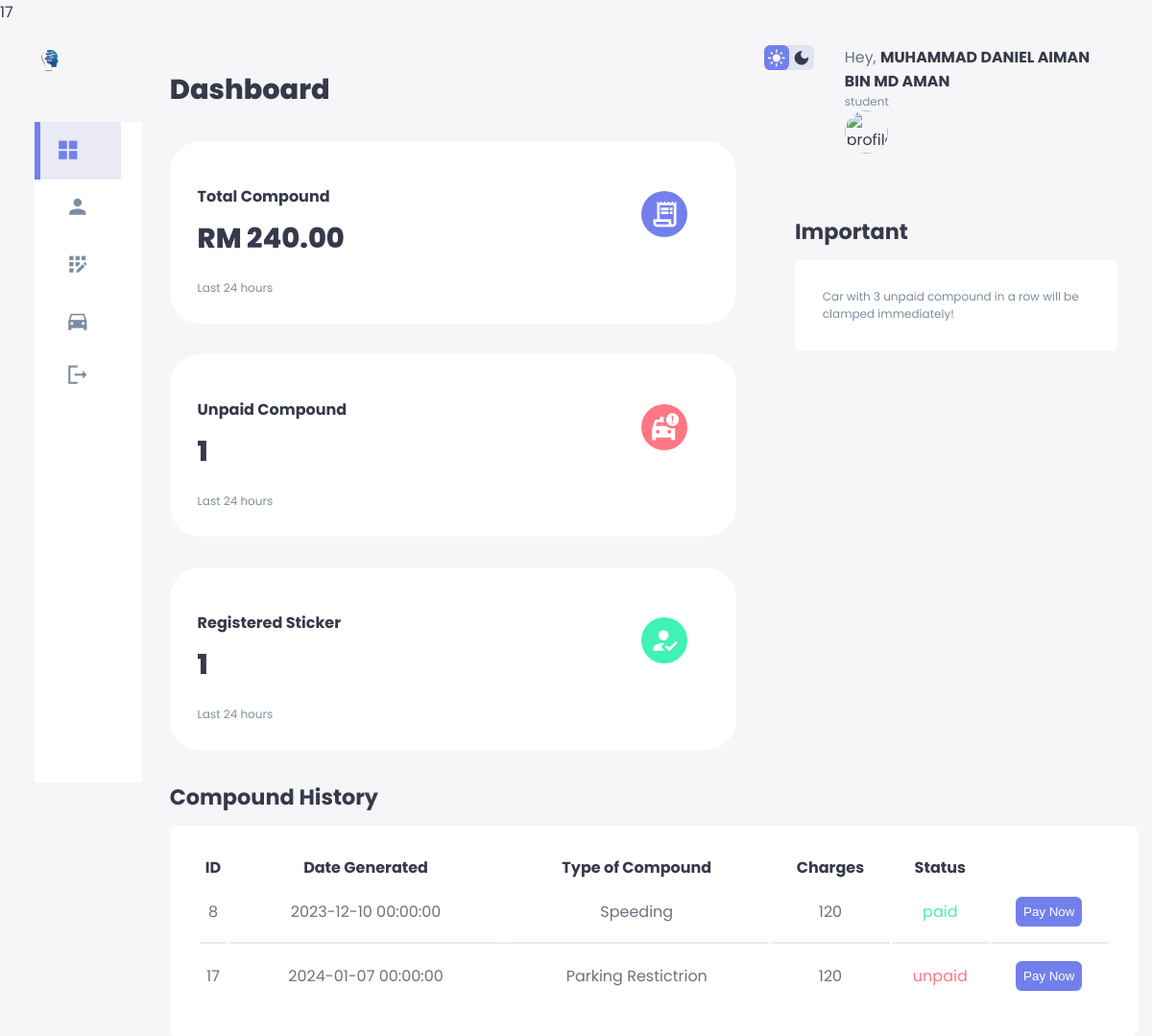
The app's page /student.php (signed in) with its own data.
### tables this page shows
CREATE TABLE IF NOT EXISTS `compound` (
  `compoundID` int(11) NOT NULL,
  `dateGenerated` timestamp NOT NULL DEFAULT CURRENT_TIMESTAMP,
  `compoundType` varchar(20) DEFAULT NULL,
  `compoundAmount` double DEFAULT NULL,
  `paymentStatus` varchar(10) DEFAULT NULL,
  `studentID` varchar(15) DEFAULT NULL,
  `policeID` varchar(15) DEFAULT NULL
);

CREATE TABLE IF NOT EXISTS `student` (
  `studentID` varchar(15) NOT NULL,
  `studentName` varchar(50) NOT NULL,
  `icNumber` varchar(15) NOT NULL,
  `phoneNumber` varchar(15) NOT NULL,
  `email` varchar(30) NOT NULL,
  `faculty` varchar(30) NOT NULL,
  `programme` varchar(30) NOT NULL,
  `semester` varchar(3) NOT NULL,
  `role` varchar(10) NOT NULL,
  `password` varchar(40) NOT NULL,
  `image` blob NOT NULL
);

### student.php (the view, shortened to what this page needs)
<?php
    include('connection.php');
?>
<?php
    $studID = $_SESSION['studID'];
    $sql = "SELECT * FROM student WHERE studentID = '$studID'";
    $result = mysqli_query($conn, $sql);
    $row = mysqli_fetch_array($result, MYSQLI_ASSOC);
?>
<?php
    $studID = $_SESSION['studID'];
    $sqlC = "SELECT SUM(compoundAmount) as sum FROM compound WHERE studentID = '$studID'";
    $resultC = mysqli_query($conn, $sqlC);
    $rowC = mysqli_fetch_array($resultC, MYSQLI_ASSOC);
?>
<?php
    $studID = $_SESSION['studID'];
    $sqlT = "SELECT COUNT(stickerID) as count FROM sticker WHERE studentID = '$studID'";
    $resultT = mysqli_query($conn, $sqlT);
    $rowT = mysqli_fetch_array($resultT, MYSQLI_ASSOC);
?>
<?php
    $studID = $_SESSION['studID'];
    $unpaid = "unpaid";
    $sqlU = "SELECT COUNT(compoundID) as unpaidComp FROM compound WHERE studentID = '$studID' AND paymentStatus = '$unpaid'";
    $resultU = mysqli_query($conn, $sqlU);
    $rowU = mysqli_fetch_array($resultU, MYSQLI_ASSOC);
?>
<?php
    $sql = "SELECT * FROM compound WHERE studentID = '$studID'";
    $resultCompound = mysqli_query($conn, $sql);
?>
<!DOCTYPE html>
<html lang="en">
<head>
    <link rel="stylesheet" href="./style.css">
</head>
<body>
    <div class="container">
        <aside>
            <div class="top">
                <div class="logo">
                    <img src="./images/logo.png" alt="">
                </div>
            </div>
            <div class="sidebar">
                <a href="#" class="active">
                    <span class="material-icons-sharp"> grid_view </span>
                </a>
                <a href="profile.php">
                    <span class="material-icons-sharp">person</span>
                </a>
                <a href="RegisterSticker.php">
                    <span class="material-icons-sharp">app_registration</span>
                </a>
                <a href="RenewSticker.php" >
                    <span class="material-icons-sharp"> directions_car</span>
                <a href="logout.php" >
                    <span class="material-icons-sharp"> logout </span>
                </a>
                </a>
            </div>
        </aside>
        <main>
            <br>
            <h1>Dashboard</h1>
            <div class="insights">
                 <div class="compound">
                    <div class="middle">
                        <div class="left">
                            <h3>Total Compound</h3>
                            <h1>RM <?php echo $rowC['sum']; ?>.00</h1>
                        </div>
                        <div class="progress">
                            <div class="number">
                                <span class="material-icons-sharp">receipt_long</span>
                            </div>
                        </div>
                    </div>
                    <small class="text-muted">Last 24 hours</small>
                </div>
                <div class="clamp">
                    <div class="middle">
                        <div class="left">
                            <h3>Unpaid Compound</h3>
                            <h1><?php echo $rowU['unpaidComp']; ?></h1>
                        </div>
                        <div class="progress">
                            <div class="number">
                                <span class="material-icons-sharp">taxi_alert</span>
                            </div>
                        </div>
                    </div>
                    <small class="text-muted">Last 24 hours</small>
                </div>
                <div class="Registered">
                    <div class="middle">
                        <div class="left">
                            <h3>Registered Sticker</h3>
                            <h1><?php echo $rowT['count']; ?></h1>
                        </div>
                        <div class="progress">
                            <div class="number">
                                <span class="material-icons-sharp">how_to_reg</span>
                            </div>
                        </div>
                    </div>
                    <small class="text-muted">Last 24 hours</small>
                </div>
            </div>
                <div class="history">
                    <h2>Compound History</h2>
                    <table>
                        <thead>
                            <tr>
                                <th>ID</th>
                                <th>Date Generated</th>
                                <th>Type of Compound</th>
                                <th>Charges</th>
                                <th>Status</th>
                            </tr>
                        </thead>
                        <tbody>
                            <tr>
                                <?php
                                    while($rowC = mysqli_fetch_assoc($resultCompound))
                                    {
                                ?>
                                    <td><?php echo $rowC['compoundID']; ?></td>
                                    <td><?php echo $rowC['dateGenerated']; ?></td>
                                    <td><?php echo $rowC['compoundType']; ?></td>
                                    <td><?php echo $rowC['compoundAmount']; ?></td>
                                    <?php
                                        if($rowC['paymentStatus']=='unpaid'){ ?>
                                            <td class="danger"><?php echo $rowC['paymentStatus'] ?></td>
                                        <?php }
                                        else if($rowC['paymentStatus']=='paid'){ ?>
                                            <td class="success"><?php echo $rowC['paymentStatus'] ?></td>
                                        <?php
                                        }
                                    ?>
                                    <?php
                                        if($rowC['paymentStatus']=='unpaid'){ ?>
                                            <td><a href="payment.php">
                                            <button type="button" id="payment">Pay Now</button></a>
                                            </td>
                                        <?php }
                                        else if($rowC['paymentStatus']=='paid'){ ?>
                                            <td><a href="payment.php" disabled>
                                            <button type="button" id="payment" disabled>Pay Now</button></a>
                                            </td>
                                        <?php
                                        }
                                    ?>
                                </tr>
                                <?php
                                    }
                                ?>
                        </tbody>
                    </table>
                </div>
        </main>
        <div class="right">
            <div class="top">
                <div class="theme-toggler">
                    <span class="material-icons-sharp active">light_mode</span>
                    <span class="material-icons-sharp">dark_mode</span>
                </div>
                <div class="profile">
                    <div class="info">
                        <p>Hey,
                            <b>
                                    <td><?php echo $row['studentName']; ?></td>
                            </b>
                        </p>
                        <small class="text-muted"><?php echo $row['role']?></small>
                    </div>
                    <div class="profile-photo">
                        <img src="./images/profile.jpg" alt="profile">
                    </div>
                </div>
            </div>
            <div class="notes">
                <h2>Important</h2>
                <div class="importantNotes">
                    <small class="text-muted"> Car with 3 unpaid compound in a row will be clamped immediately!</small>
                </div>
            </div>
        </div>
    </div>
</body>
</html>

### records on screen
compound: compoundID "8", dateGenerated "2023-12-10 00:00:00", compoundType "Speeding", compoundAmount "120", paymentStatus "paid", shows "Pay Now"
compound: compoundID "17", dateGenerated "2024-01-07 00:00:00", compoundType "Parking Restictrion", compoundAmount "120", paymentStatus "unpaid", shows "Pay Now"
student: studentName "MUHAMMAD DANIEL AIMAN BIN MD AMAN", role "student"

### other values on screen
$rowC['sum'] "240"
$rowU['unpaidComp'] "1"
$rowT['count'] "1"
